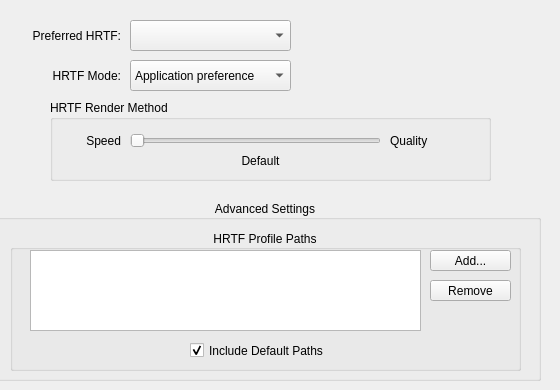
    <widget class="QWidget" name="tab_5">
     <attribute name="title">
      <string>HRTF</string>
     </attribute>
     <widget class="QGroupBox" name="groupBox_2">
      <property name="geometry">
       <rect>
        <x>-10</x>
        <y>200</y>
        <width>551</width>
        <height>181</height>
       </rect>
      </property>
      <property name="title">
       <string>Advanced Settings</string>
      </property>
      <property name="alignment">
       <set>Qt::AlignCenter</set>
      </property>
      <property name="checkable">
       <bool>false</bool>
      </property>
      <property name="checked">
       <bool>false</bool>
      </property>
      <widget class="QGroupBox" name="groupBox_6">
       <property name="geometry">
        <rect>
         <x>20</x>
         <y>30</y>
         <width>511</width>
         <height>141</height>
        </rect>
       </property>
       <property name="title">
        <string>HRTF Profile Paths</string>
       </property>
       <property name="alignment">
        <set>Qt::AlignCenter</set>
       </property>
       <widget class="QListWidget" name="hrtfFileList">
        <property name="geometry">
         <rect>
          <x>20</x>
          <y>20</y>
          <width>391</width>
          <height>81</height>
         </rect>
        </property>
        <property name="toolTip">
         <string>A list of additional paths containing HRTF data sets.</string>
        </property>
        <property name="dragDropMode">
         <enum>QAbstractItemView::InternalMove</enum>
        </property>
        <property name="alternatingRowColors">
         <bool>true</bool>
        </property>
        <property name="selectionMode">
         <enum>QAbstractItemView::ExtendedSelection</enum>
        </property>
        <property name="textElideMode">
         <enum>Qt::ElideNone</enum>
        </property>
       </widget>
       <widget class="QPushButton" name="hrtfAddButton">
        <property name="geometry">
         <rect>
          <x>420</x>
          <y>20</y>
          <width>81</width>
          <height>21</height>
         </rect>
        </property>
        <property name="text">
         <string>Add...</string>
        </property>
        <property name="icon">
         <iconset theme="list-add">
          <normaloff>.</normaloff>.</iconset>
        </property>
        <property name="flat">
         <bool>false</bool>
        </property>
       </widget>
       <widget class="QCheckBox" name="defaultHrtfPathsCheckBox">
        <property name="geometry">
         <rect>
          <x>180</x>
          <y>110</y>
          <width>151</width>
          <height>21</height>
         </rect>
        </property>
        <property name="toolTip">
         <string>Include the default system paths in addition to any
listed above.</string>
        </property>
        <property name="text">
         <string>Include Default Paths</string>
        </property>
        <property name="checked">
         <bool>true</bool>
        </property>
       </widget>
       <widget class="QPushButton" name="hrtfRemoveButton">
        <property name="geometry">
         <rect>
          <x>420</x>
          <y>50</y>
          <width>81</width>
          <height>21</height>
         </rect>
        </property>
        <property name="text">
         <string>Remove</string>
        </property>
        <property name="icon">
         <iconset theme="list-remove">
          <normaloff>.</normaloff>.</iconset>
        </property>
       </widget>
      </widget>
     </widget>
     <widget class="QLabel" name="label_16">
      <property name="geometry">
       <rect>
        <x>50</x>
        <y>60</y>
        <width>71</width>
        <height>31</height>
       </rect>
      </property>
      <property name="text">
       <string>HRTF Mode:</string>
      </property>
      <property name="alignment">
       <set>Qt::AlignRight|Qt::AlignTrailing|Qt::AlignVCenter</set>
      </property>
     </widget>
     <widget class="QComboBox" name="hrtfStateComboBox">
      <property name="geometry">
       <rect>
        <x>130</x>
        <y>60</y>
        <width>161</width>
        <height>31</height>
       </rect>
      </property>
      <property name="toolTip">
       <string>Forces HRTF processing on or off, or leaves it to the
application or system to determine if it should be used.</string>
      </property>
      <property name="sizeAdjustPolicy">
       <enum>QComboBox::AdjustToContentsOnFirstShow</enum>
      </property>
      <item>
       <property name="text">
        <string>Application preference</string>
       </property>
      </item>
      <item>
       <property name="text">
        <string>Force on</string>
       </property>
      </item>
      <item>
       <property name="text">
        <string>Force off</string>
       </property>
      </item>
     </widget>
     <widget class="QLabel" name="label_12">
      <property name="geometry">
       <rect>
        <x>30</x>
        <y>20</y>
        <width>91</width>
        <height>31</height>
       </rect>
      </property>
      <property name="text">
       <string>Preferred HRTF:</string>
      </property>
      <property name="alignment">
       <set>Qt::AlignRight|Qt::AlignTrailing|Qt::AlignVCenter</set>
      </property>
     </widget>
     <widget class="QComboBox" name="preferredHrtfComboBox">
      <property name="geometry">
       <rect>
        <x>130</x>
        <y>20</y>
        <width>161</width>
        <height>31</height>
       </rect>
      </property>
      <property name="toolTip">
       <string>The default HRTF to use if the application doesn't request one.</string>
      </property>
     </widget>
     <widget class="QGroupBox" name="groupBox_9">
      <property name="geometry">
       <rect>
        <x>50</x>
        <y>100</y>
        <width>441</width>
        <height>81</height>
       </rect>
      </property>
      <property name="title">
       <string>HRTF Render Method</string>
      </property>
      <widget class="QLabel" name="label_31">
       <property name="geometry">
        <rect>
         <x>20</x>
         <y>30</y>
         <width>51</width>
         <height>21</height>
        </rect>
       </property>
       <property name="text">
        <string>Speed</string>
       </property>
       <property name="alignment">
        <set>Qt::AlignRight|Qt::AlignTrailing|Qt::AlignVCenter</set>
       </property>
      </widget>
      <widget class="QLabel" name="label_32">
       <property name="geometry">
        <rect>
         <x>340</x>
         <y>30</y>
         <width>51</width>
         <height>21</height>
        </rect>
       </property>
       <property name="text">
        <string>Quality</string>
       </property>
      </widget>
      <widget class="QSlider" name="hrtfmodeSlider">
       <property name="geometry">
        <rect>
         <x>80</x>
         <y>30</y>
         <width>251</width>
         <height>21</height>
        </rect>
       </property>
       <property name="orientation">
        <enum>Qt::Horizontal</enum>
       </property>
      </widget>
      <widget class="QLabel" name="hrtfmodeLabel">
       <property name="geometry">
        <rect>
         <x>50</x>
         <y>50</y>
         <width>321</width>
         <height>21</height>
        </rect>
       </property>
       <property name="text">
        <string>Default</string>
       </property>
       <property name="alignment">
        <set>Qt::AlignCenter</set>
       </property>
      </widget>
     </widget>
    </widget>
